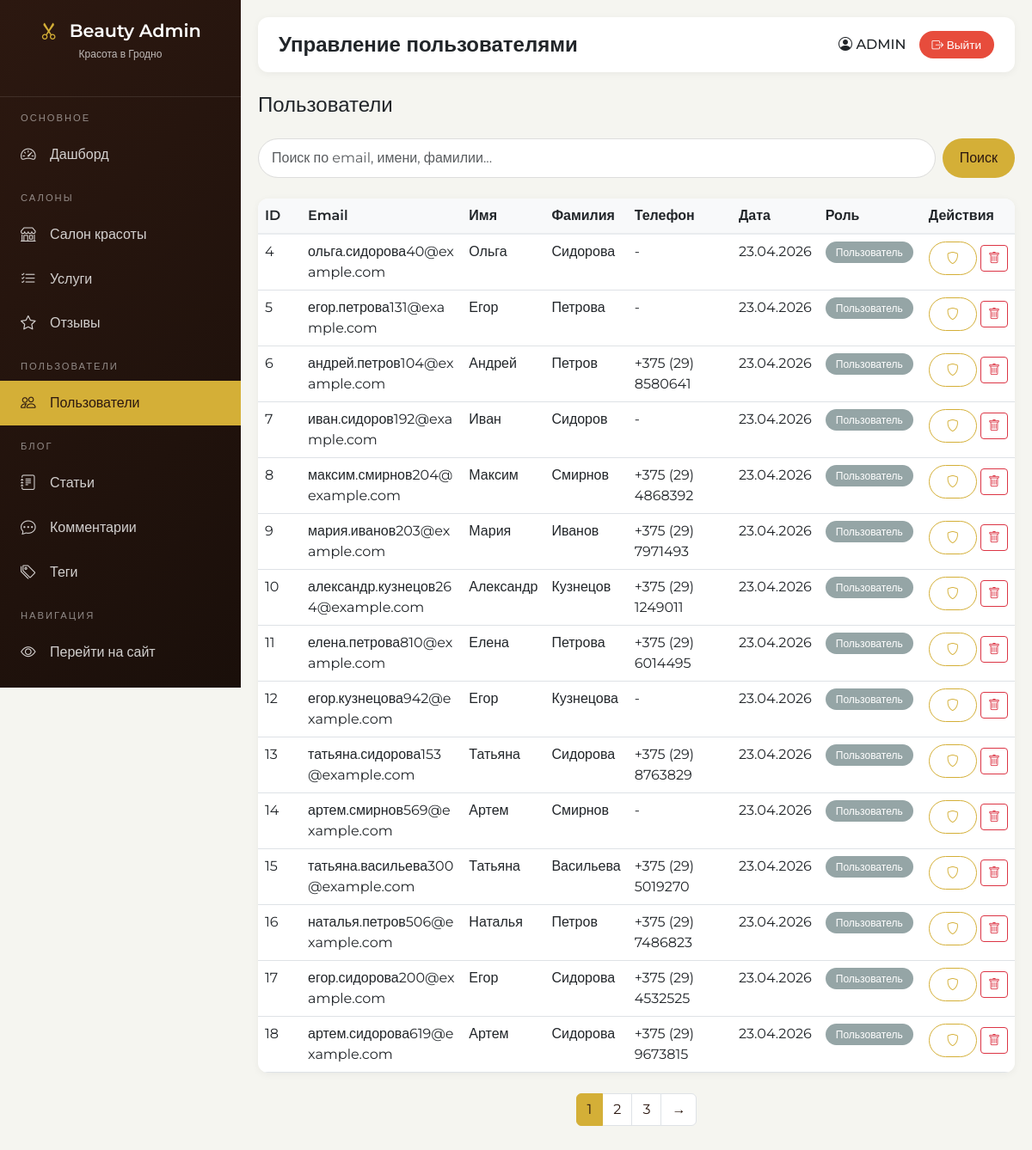
The app's page /admin/users (signed in) with its own data.
### models.py (models this page shows, shortened)
class User(db.Model, UserMixin):
    __tablename__ = 'users'
    id = db.Column(db.Integer, primary_key=True)
    email = db.Column(db.String(100), unique=True, nullable=False)
    first_name = db.Column(db.String(50))
    last_name = db.Column(db.String(50))
    password_hash = db.Column(db.String(255), nullable=False)
    is_active = db.Column(db.Boolean, default=True)
    created_at = db.Column(db.DateTime, default=datetime.now)
    is_admin = db.Column(db.Boolean, default=False)
    phone = db.Column(db.String(20))
    avatar_url = db.Column(db.String(300))
    favorite_salons = db.relationship('Salon', secondary=user_favorites, backref='fans', lazy='dynamic')

### admin.py (the view, shortened to what this page needs)
@admin_bp.route('/users')
@login_required
@admin_required
def users():
    page = request.args.get('page', 1, type=int)
    search = request.args.get('search', '')
    per_page = 15
    query = User.query
    pagination = query.order_by(desc(User.created_at)).paginate(page=page, per_page=per_page, error_out=False)
    return render_template('admin/users.html',
        title='Управление пользователями',
        users=pagination.items,
        pagination=pagination,
        search=search
    )

### admin.py (called while the page is built)
def admin_required(f):
    @wraps(f)
    def decorated_function(*args, **kwargs):
        if not current_user.is_authenticated or not current_user.is_admin:
            abort(403)
        return f(*args, **kwargs)
    return decorated_function

### app.py (called while the page is built)
@login_manager.user_loader
def load_user(user_id):
    return User.query.get(int(user_id))

@app.context_processor
def inject_now():
    return {'now': datetime.now()}

@app.context_processor
def inject_user():
    user_favorites = []
    if current_user.is_authenticated:
        user_favorites = [s.id for s in current_user.favorite_salons.all()]
    return {
        'current_user': current_user,
        'user_favorites': user_favorites
    }

### templates/admin/users.html (shortened to what this page needs)
{% extends "admin/base.html" %}
{% block content %}
<div class="d-flex justify-content-between align-items-center mb-4">
    <h4 class="mb-0">Пользователи</h4>
</div>
<div class="search-bar">
    <form method="get" class="d-flex gap-2 w-100">
        <input type="text" name="search" class="form-control" placeholder="Поиск по email, имени, фамилии..." value="{{ search }}">
        <button type="submit" class="btn btn-beauty">Поиск</button>
    </form>
</div>
<div class="admin-table">
    <div class="table-responsive">
        <table class="table table-hover">
            <thead>
                <tr>
                    <th style="width: 50px;">ID</th>
                    <th>Email</th>
                    <th>Имя</th>
                    <th>Фамилия</th>
                    <th>Телефон</th>
                    <th style="width: 100px;">Дата</th>
                    <th style="width: 120px;">Роль</th>
                    <th style="width: 80px;">Действия</th>
                </tr>
            </thead>
            <tbody>
                {% for user in users %}
                <tr>
                    <td>{{ user.id }}</td>
                    <td style="word-break: break-all;">{{ user.email }}</td>
                    <td>{{ user.first_name or '-' }}</td>
                    <td>{{ user.last_name or '-' }}</td>
                    <td>{{ user.phone or '-' }}</td>
                    <td>{{ user.created_at.strftime('%d.%m.%Y') }}</td>
                    <td>{% if user.is_admin %}<span class="badge-admin">Администратор</span>{% else %}<span class="badge-inactive">Пользователь</span>{% endif %}</td>
                    <td class="text-nowrap">
                        <form method="post" action="{{ url_for('admin.toggle_admin', id=user.id) }}" class="d-inline">
                            <button type="submit" class="btn btn-sm btn-outline-beauty" {% if user.id == current_user.id %}disabled{% endif %}>
                                <i class="bi bi-shield"></i>
                            </button>
                        </form>
                        <form method="post" action="{{ url_for('admin.delete_user', id=user.id) }}" class="d-inline delete-confirm">
                            <button type="submit" class="btn btn-sm btn-outline-danger" {% if user.id == current_user.id %}disabled{% endif %}>
                                <i class="bi bi-trash"></i>
                            </button>
                        </form>
                    </td>
                </tr>
                {% endfor %}
            </tbody>
        </table>
    </div>
</div>
{% if pagination.pages > 1 %}
<nav>
    <ul class="pagination justify-content-center">
        {% for page_num in pagination.iter_pages() %}
            {% if page_num %}
                <li class="page-item {% if page_num == pagination.page %}active{% endif %}">
                    <a class="page-link" href="?page={{ page_num }}{% if search %}&search={{ search }}{% endif %}">{{ page_num }}</a>
                </li>
            {% else %}
                <li class="page-item disabled"><span class="page-link">...</span></li>
            {% endif %}
        {% endfor %}
        {% if pagination.has_next %}
        <li class="page-item"><a class="page-link" href="?page={{ pagination.next_num }}{% if search %}&search={{ search }}{% endif %}">→</a></li>
        {% endif %}
    </ul>
</nav>
{% endif %}
{% endblock %}

### templates/admin/base.html (shortened to what this page needs)
<!DOCTYPE html>
<html lang="ru">
<head>
    <link href="https://cdn.jsdelivr.net/npm/bootstrap@5.3.0/dist/css/bootstrap.min.css" rel="stylesheet">
    <link rel="stylesheet" href="https://cdn.jsdelivr.net/npm/bootstrap-icons@1.10.0/font/bootstrap-icons.css">
</head>
<body>
    <div class="admin-wrapper">
        <div class="admin-sidebar">
            <div class="sidebar-header">
                <h3><i class="bi bi-scissors me-2"></i> Beauty Admin</h3>
                <p>Красота в Гродно</p>
            </div>
            <div class="nav-section">ОСНОВНОЕ</div>
            <a href="{{ url_for('admin.index') }}" class="nav-link {% if request.endpoint == 'admin.index' %}active{% endif %}">
                <i class="bi bi-speedometer2"></i> <span>Дашборд</span>
            </a>
            <div class="nav-section">САЛОНЫ</div>
            <a href="{{ url_for('admin.salons') }}" class="nav-link {% if request.endpoint == 'admin.salons' %}active{% endif %}">
                <i class="bi bi-shop"></i> <span>Салон красоты</span>
            </a>
            <a href="{{ url_for('admin.services') }}" class="nav-link {% if request.endpoint == 'admin.services' %}active{% endif %}">
                <i class="bi bi-list-check"></i> <span>Услуги</span>
            </a>
            <a href="{{ url_for('admin.reviews') }}" class="nav-link {% if request.endpoint == 'admin.reviews' %}active{% endif %}">
                <i class="bi bi-star"></i> <span>Отзывы</span>
            </a>
            <div class="nav-section">ПОЛЬЗОВАТЕЛИ</div>
            <a href="{{ url_for('admin.users') }}" class="nav-link {% if request.endpoint == 'admin.users' %}active{% endif %}">
                <i class="bi bi-people"></i> <span>Пользователи</span>
            </a>
            <div class="nav-section">БЛОГ</div>
            <a href="{{ url_for('admin.blog_posts') }}" class="nav-link {% if request.endpoint == 'admin.blog_posts' %}active{% endif %}">
                <i class="bi bi-journal-text"></i> <span>Статьи</span>
            </a>
            <a href="{{ url_for('admin.blog_comments') }}" class="nav-link {% if request.endpoint == 'admin.blog_comments' %}active{% endif %}">
                <i class="bi bi-chat-dots"></i> <span>Комментарии</span>
            </a>
            <a href="{{ url_for('admin.blog_tags') }}" class="nav-link {% if request.endpoint == 'admin.blog_tags' %}active{% endif %}">
                <i class="bi bi-tags"></i> <span>Теги</span>
            </a>
            <div class="nav-section">НАВИГАЦИЯ</div>
            <a href="{{ url_for('home') }}" class="nav-link" target="_blank">
                <i class="bi bi-eye"></i> <span>Перейти на сайт</span>
            </a>
        </div>
        <div class="admin-content">
            <div class="admin-topbar">
                <h2 class="page-title">{{ title }}</h2>
                <div class="user-info">
                    <span class="user-name">
                        <i class="bi bi-person-circle"></i>
                        {{ current_user.first_name or current_user.email }}
                    </span>
                    <a href="{{ url_for('logout') }}" class="btn-logout">
                        <i class="bi bi-box-arrow-right"></i> Выйти
                    </a>
                </div>
            </div>
            {% block content %}{% endblock %}
        </div>
    </div>
</body>
</html>

### templates/admin/base.html (style rules this page uses)
* { margin: 0; padding: 0; box-sizing: border-box; }
body { font-family: 'Montserrat', sans-serif; background-color: #f5f5f0; }
.admin-wrapper { display: flex; min-height: 100vh; }
.admin-sidebar { width: 280px; background: linear-gradient(135deg, #2c1810 0%, #1a0f0a 100%); color: #fff; position: fixed; height: 100vh; overflow-y: auto; transition: all 0.3s; }
.admin-sidebar .sidebar-header { padding: 1.5rem; text-align: center; border-bottom: 1px solid rgba(255,255,255,0.1); }
.admin-sidebar .sidebar-header h3 { font-size: 1.3rem; margin: 0; font-weight: 600; }
.admin-sidebar .sidebar-header h3 i { margin-right: 10px; color: #d4af37; }
.admin-sidebar .sidebar-header p { font-size: 0.75rem; opacity: 0.7; margin-top: 5px; }
.admin-sidebar .nav-link { color: rgba(255,255,255,0.8); padding: 0.8rem 1.5rem; transition: all 0.3s; display: flex; align-items: center; gap: 12px; }
.admin-sidebar .nav-link.active { background: #d4af37; color: #2c1810; }
.admin-sidebar .nav-link i { width: 22px; font-size: 1.1rem; }
.admin-sidebar .nav-section { padding: 1rem 1.5rem 0.5rem; font-size: 0.7rem; text-transform: uppercase; letter-spacing: 2px; opacity: 0.5; }
.admin-content { flex: 1; margin-left: 280px; padding: 20px; }
.admin-topbar { background: white; border-radius: 12px; padding: 1rem 1.5rem; margin-bottom: 1.5rem; display: flex; justify-content: space-between; align-items: center; box-shadow: 0 2px 10px rgba(0,0,0,0.05); }
.admin-topbar .page-title { font-size: 1.5rem; font-weight: 600; margin: 0; }
.admin-topbar .user-info { display: flex; align-items: center; gap: 15px; }
.admin-topbar .user-info .user-name { font-weight: 500; }
.admin-topbar .user-info .btn-logout { background: #e74c3c; color: white; border: none; padding: 6px 15px; border-radius: 25px; font-size: 0.85rem; text-decoration: none; }
.admin-table { background: white; border-radius: 12px; overflow: hidden; box-shadow: 0 2px 10px rgba(0,0,0,0.05); }
.admin-table table { margin-bottom: 0; }
.admin-table th { background: #f8f9fa; border-bottom: 2px solid #e9ecef; font-weight: 600; }
.btn-beauty { background: #d4af37; color: #2c1810; border: none; padding: 8px 20px; border-radius: 25px; font-weight: 500; transition: all 0.3s; }
.btn-outline-beauty { background: transparent; border: 1px solid #d4af37; color: #d4af37; border-radius: 25px; padding: 8px 20px; transition: all 0.3s; }
.search-bar { display: flex; gap: 10px; margin-bottom: 1.5rem; }
.search-bar input { flex: 1; padding: 10px 15px; border: 1px solid #ddd; border-radius: 25px; outline: none; }
.badge-inactive { background: #95a5a6; color: white; padding: 5px 12px; border-radius: 20px; font-size: 0.75rem; }
.pagination { margin-top: 1.5rem; }
.pagination .page-link { color: #2c1810; }
.pagination .active .page-link { background: #d4af37; border-color: #d4af37; color: #2c1810; }
.form-control, .form-select { border-radius: 8px; border: 1px solid #ddd; padding: 10px 15px; }

### records on screen
User: first_name "ADMIN"
User: id "4", email "ольга.сидорова40@example.com", first_name "Ольга", last_name "Сидорова", phone "-", created_at "23.04.2026", is_admin "Пользователь"
User: id "5", email "егор.петрова131@example.com", first_name "Егор", last_name "Петрова", phone "-", created_at "23.04.2026", is_admin "Пользователь"
User: id "6", email "андрей.петров104@example.com", first_name "Андрей", last_name "Петров", phone "+375 (29) 8580641", created_at "23.04.2026", is_admin "Пользователь"
User: id "7", email "иван.сидоров192@example.com", first_name "Иван", last_name "Сидоров", phone "-", created_at "23.04.2026", is_admin "Пользователь"
User: id "8", email "максим.смирнов204@example.com", first_name "Максим", last_name "Смирнов", phone "+375 (29) 4868392", created_at "23.04.2026", is_admin "Пользователь"
User: id "9", email "мария.иванов203@example.com", first_name "Мария", last_name "Иванов", phone "+375 (29) 7971493", created_at "23.04.2026", is_admin "Пользователь"
User: id "10", email "александр.кузнецов264@example.com", first_name "Александр", last_name "Кузнецов", phone "+375 (29) 1249011", created_at "23.04.2026", is_admin "Пользователь"
User: id "11", email "елена.петрова810@example.com", first_name "Елена", last_name "Петрова", phone "+375 (29) 6014495", created_at "23.04.2026", is_admin "Пользователь"
User: id "12", email "егор.кузнецова942@example.com", first_name "Егор", last_name "Кузнецова", phone "-", created_at "23.04.2026", is_admin "Пользователь"
User: id "13", email "татьяна.сидорова153@example.com", first_name "Татьяна", last_name "Сидорова", phone "+375 (29) 8763829", created_at "23.04.2026", is_admin "Пользователь"
User: id "14", email "артем.смирнов569@example.com", first_name "Артем", last_name "Смирнов", phone "-", created_at "23.04.2026", is_admin "Пользователь"
User: id "15", email "татьяна.васильева300@example.com", first_name "Татьяна", last_name "Васильева", phone "+375 (29) 5019270", created_at "23.04.2026", is_admin "Пользователь"
User: id "16", email "наталья.петров506@example.com", first_name "Наталья", last_name "Петров", phone "+375 (29) 7486823", created_at "23.04.2026", is_admin "Пользователь"
User: id "17", email "егор.сидорова200@example.com", first_name "Егор", last_name "Сидорова", phone "+375 (29) 4532525", created_at "23.04.2026", is_admin "Пользователь"
User: id "18", email "артем.сидорова619@example.com", first_name "Артем", last_name "Сидорова", phone "+375 (29) 9673815", created_at "23.04.2026", is_admin "Пользователь"

### other values on screen
{{ title }} "Управление пользователями"
{{ page_num }} "1" "2" "3"
